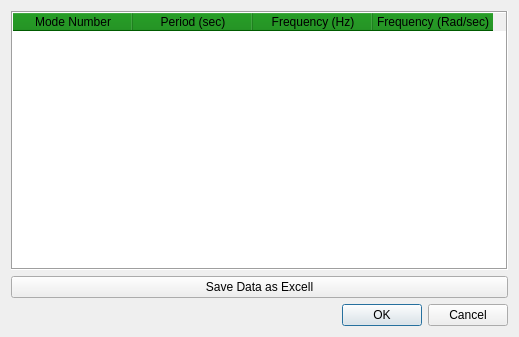
<?xml version="1.0" encoding="UTF-8"?>
<ui version="4.0">
 <class>MainWindow</class>
 <widget class="QDialog" name="MainWindow">
  <property name="geometry">
   <rect>
    <x>0</x>
    <y>0</y>
    <width>519</width>
    <height>337</height>
   </rect>
  </property>
  <property name="windowTitle">
   <string>Modal Analysis</string>
  </property>
  <layout class="QGridLayout" name="gridLayout">
   <item row="3" column="1">
    <widget class="QDialogButtonBox" name="buttonBox">
     <property name="orientation">
      <enum>Qt::Horizontal</enum>
     </property>
     <property name="standardButtons">
      <set>QDialogButtonBox::Cancel|QDialogButtonBox::Ok</set>
     </property>
    </widget>
   </item>
   <item row="2" column="1">
    <widget class="QPushButton" name="btn_save_data_modal">
     <property name="text">
      <string>Save Data as Excell</string>
     </property>
    </widget>
   </item>
   <item row="1" column="1">
    <widget class="QTableWidget" name="tableWidget_Modal">
     <property name="autoFillBackground">
      <bool>false</bool>
     </property>
     <property name="styleSheet">
      <string notr="true">QHeaderView::section {background-color:green}</string>
     </property>
     <property name="frameShape">
      <enum>QFrame::Box</enum>
     </property>
     <property name="frameShadow">
      <enum>QFrame::Sunken</enum>
     </property>
     <property name="sizeAdjustPolicy">
      <enum>QAbstractScrollArea::AdjustToContents</enum>
     </property>
     <property name="dragEnabled">
      <bool>false</bool>
     </property>
     <property name="alternatingRowColors">
      <bool>true</bool>
     </property>
     <property name="textElideMode">
      <enum>Qt::ElideRight</enum>
     </property>
     <property name="gridStyle">
      <enum>Qt::DashLine</enum>
     </property>
     <property name="sortingEnabled">
      <bool>false</bool>
     </property>
     <attribute name="horizontalHeaderCascadingSectionResizes">
      <bool>false</bool>
     </attribute>
     <attribute name="horizontalHeaderMinimumSectionSize">
      <number>39</number>
     </attribute>
     <attribute name="horizontalHeaderDefaultSectionSize">
      <number>120</number>
     </attribute>
     <attribute name="horizontalHeaderShowSortIndicator" stdset="0">
      <bool>false</bool>
     </attribute>
     <attribute name="horizontalHeaderStretchLastSection">
      <bool>false</bool>
     </attribute>
     <attribute name="verticalHeaderVisible">
      <bool>false</bool>
     </attribute>
     <attribute name="verticalHeaderCascadingSectionResizes">
      <bool>false</bool>
     </attribute>
     <attribute name="verticalHeaderShowSortIndicator" stdset="0">
      <bool>false</bool>
     </attribute>
     <attribute name="verticalHeaderStretchLastSection">
      <bool>false</bool>
     </attribute>
     <column>
      <property name="text">
       <string>Mode Number</string>
      </property>
     </column>
     <column>
      <property name="text">
       <string>Period (sec)</string>
      </property>
     </column>
     <column>
      <property name="text">
       <string>Frequency (Hz)</string>
      </property>
     </column>
     <column>
      <property name="text">
       <string>Frequency (Rad/sec)</string>
      </property>
     </column>
    </widget>
   </item>
  </layout>
 </widget>
 <resources/>
 <connections>
  <connection>
   <sender>buttonBox</sender>
   <signal>accepted()</signal>
   <receiver>MainWindow</receiver>
   <slot>accept()</slot>
   <hints>
    <hint type="sourcelabel">
     <x>248</x>
     <y>254</y>
    </hint>
    <hint type="destinationlabel">
     <x>157</x>
     <y>274</y>
    </hint>
   </hints>
  </connection>
  <connection>
   <sender>buttonBox</sender>
   <signal>rejected()</signal>
   <receiver>MainWindow</receiver>
   <slot>reject()</slot>
   <hints>
    <hint type="sourcelabel">
     <x>316</x>
     <y>260</y>
    </hint>
    <hint type="destinationlabel">
     <x>286</x>
     <y>274</y>
    </hint>
   </hints>
  </connection>
 </connections>
</ui>
